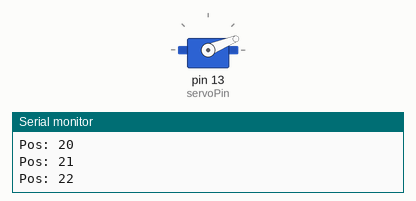
Simulated run of this sketch. Board: Arduino Uno, built with avr-gcc and run on an emulated ATmega328P. Shown: servo, the last lines printed to the serial monitor. At 26.2 s the program stops and its outputs stay as they are.

Above: at 0.05 s.
At 1.3 s:
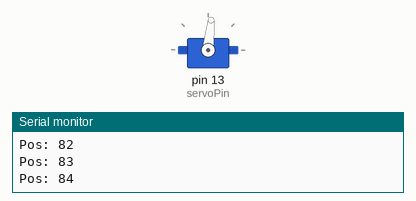
At 2.6 s:
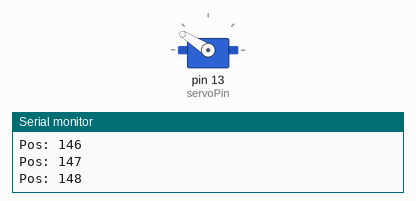
At 10.05 s:
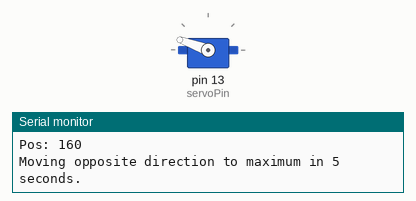
Timing chart, 0 to 13.1 s (numbered marks = the images above):
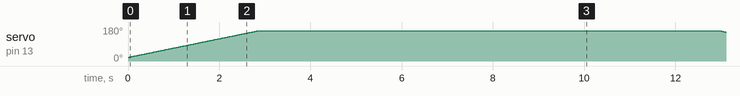

The sketch:

servo_test_ARDUINO.ino
```cpp
#include <Servo.h>

Servo selfieServo;

int pos = 20;
const int posInitial = pos;

const int servoPin = 13;

void setup() {
  Serial.begin(115200);

  selfieServo.attach(servoPin);
}

void loop() {
  for (pos; pos <= (180 - posInitial); pos++) {
    selfieServo.write(pos);
    Serial.print("Pos: "); Serial.println(pos);
    delay(20);
  }

  for (pos; pos >= (180 - posInitial); pos--) {
    selfieServo.write(pos);
    Serial.print("Pos: "); Serial.println(pos);
    delay(20);
  }

  Serial.println("Moving opposite direction to maximum in 5 seconds.");
  delay(5000);

  for (pos; pos <= (180 - posInitial); pos++) {
    selfieServo.write(pos);
    Serial.print("Pos: "); Serial.println(pos);
    delay(20);
  }

  Serial.println("Moving opposite direction to maximum in 5 seconds.");
  delay(5000);

  for (pos; pos >= posInitial; pos--) {
    selfieServo.write(pos);
    Serial.print("Pos: "); Serial.println(pos);
    delay(20);
  }
  delay(2500);

  Serial.print("Detaching servo...");
  selfieServo.detach();
  Serial.println("complete.");
  delay(2500);
  Serial.print("Attaching servo...");
  selfieServo.attach(servoPin);
  Serial.println("complete.");
  delay(2500);

  Serial.print("Moving servo to opposite maximum...");
  for (pos; pos <= (180 - posInitial); pos++) {
    selfieServo.write(pos);
    Serial.print("Pos: "); Serial.println(pos);
    delay(20);
  }
  Serial.println("complete.");

  while (true) {
    ;
  }
}
```
